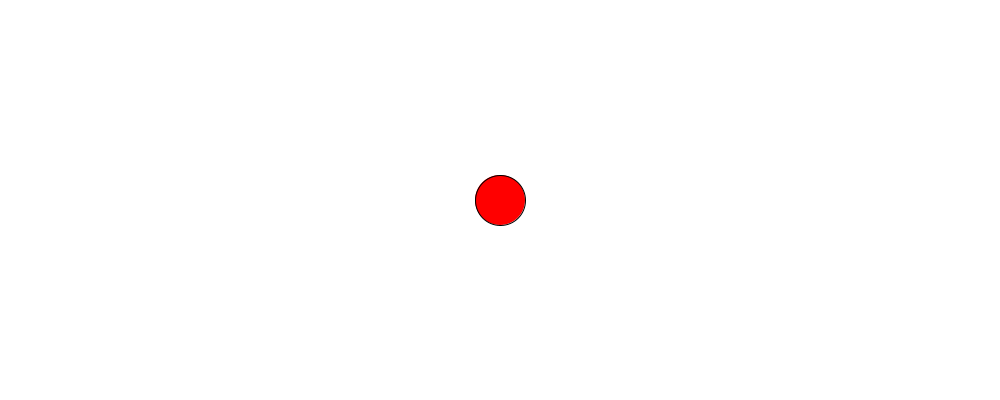
Frame 1 (no input)
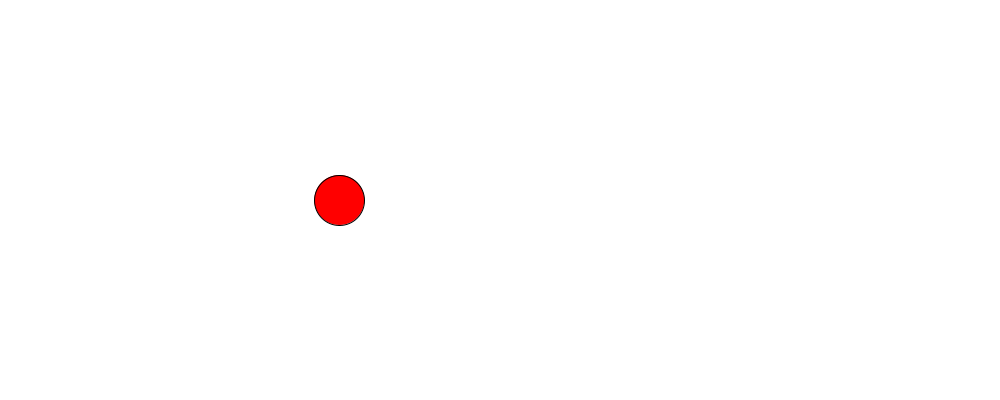
Frame 60 (the mouse pressed at the canvas centre just before this capture)
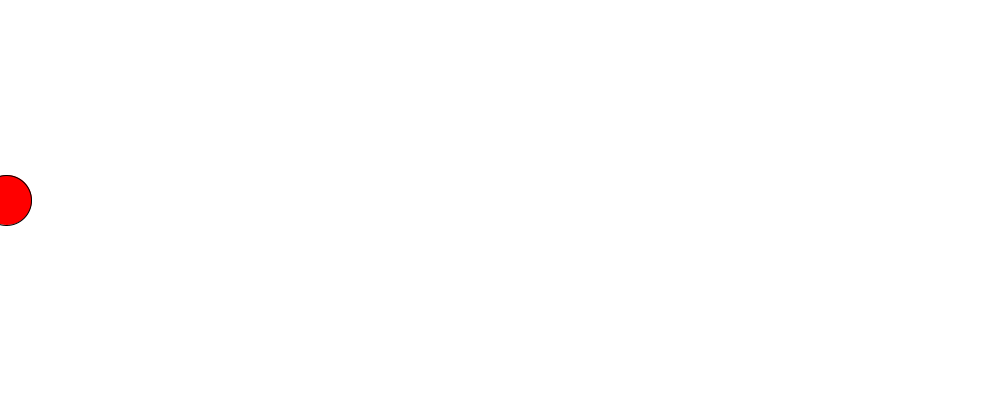
Frame 120 (the mouse held since frame 60 and released just before this capture)

The Processing sketch that drew these frames (run headless with seeded random() and noise(); from frame 60 on, the mouse is pressed at the canvas centre):

// Processing sketch: sketch_9_22_In_Class_1
// ── sketch_9_22_In_Class_1.pde
//Henry Wrede Black
//Motion tests

float x;
float xspeed;

void setup(){
  size(1000, 400);
  
  x = width/2;
  xspeed = 0;
}

void draw() {
  ellipseMode(CENTER);
  background(255);
  
  fill(255, 0, 0);
  ellipse(x, height/2, 50, 50);
  
  x = x + xspeed;
  xspeed = xspeed + random(-.5, .5);
  
}
